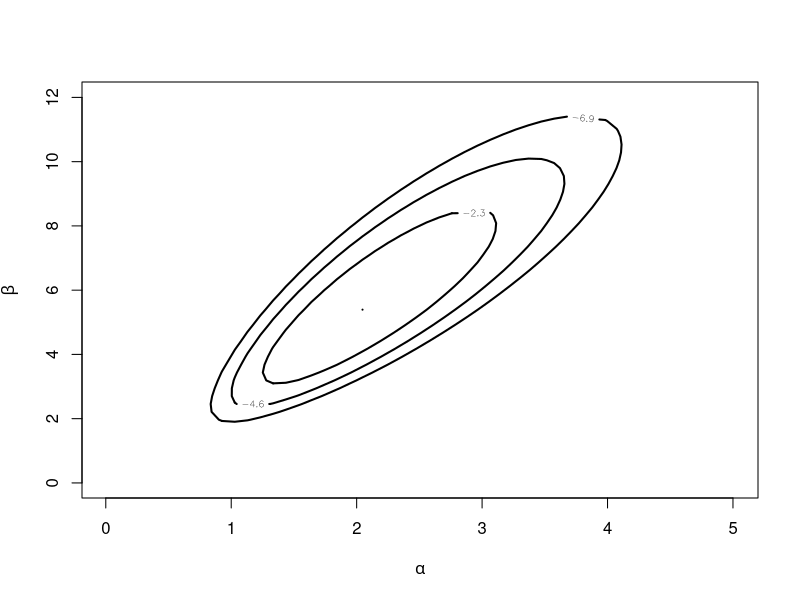
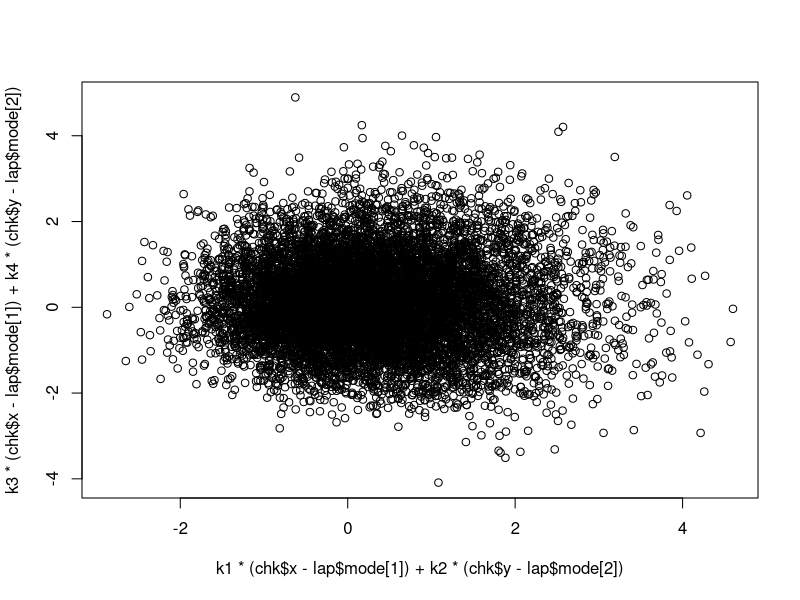
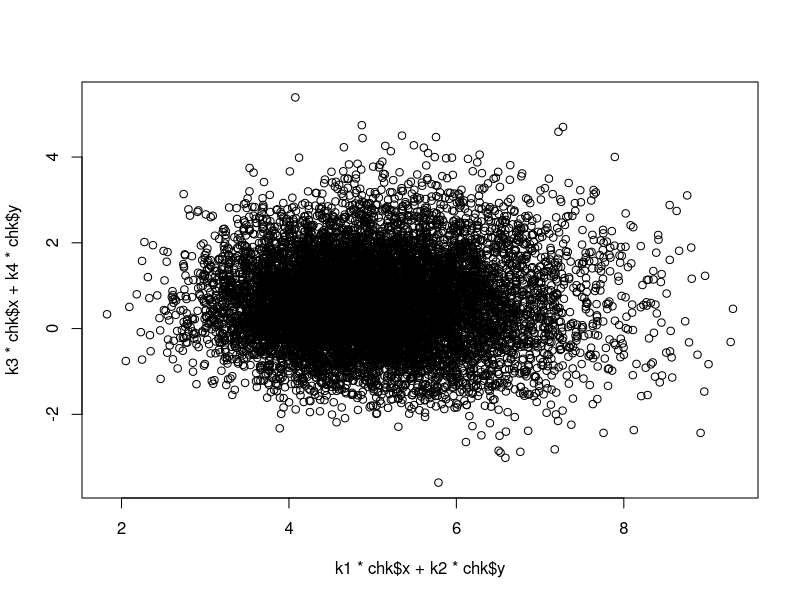
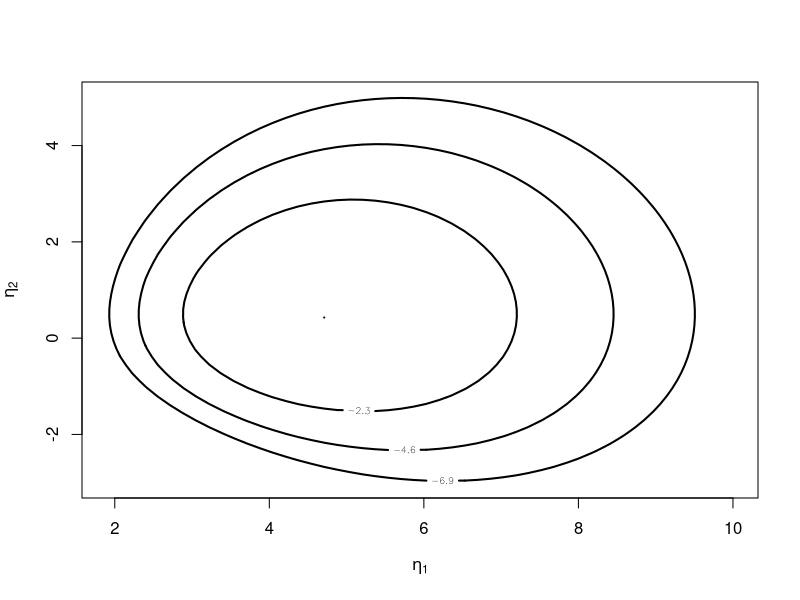
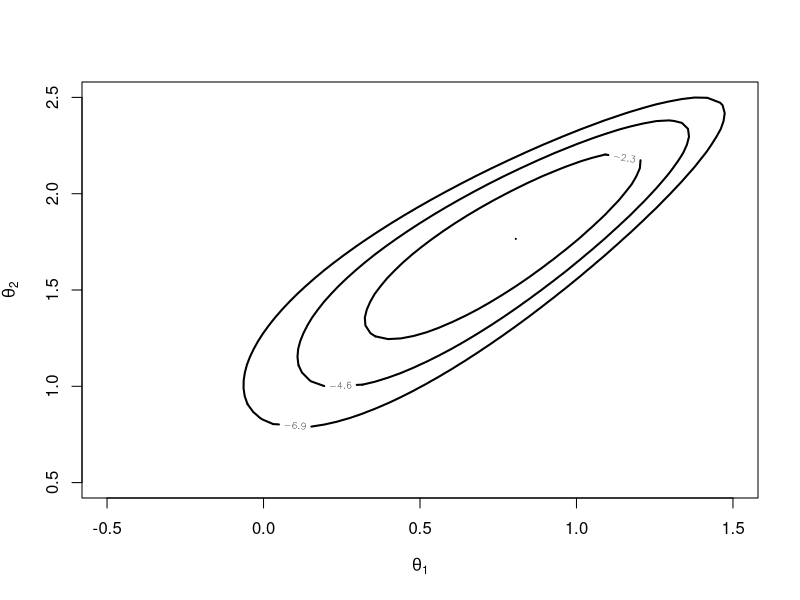

R code for these plots, in order:
library(coda)
library(LearnBayes)

y <- c(0.46162842,0.32546280,0.18797008,0.76845166,0.04301092,0.41355833,
       0.36185887,0.54708582,0.23919662,0.28029385,0.45574949,0.08003376,
       0.42898375,0.95687202,0.46743537,0.03854264,0.33286173,0.22253679,
       0.22063744,0.44068476,0.21077251,0.46399354,0.27928481,0.10385025,
       0.29417748,0.51466444,0.99218757,0.31253086,0.22571566,0.45682085)

lpost <- function(parm,data) {
  a <- parm[1]
  b <- parm[2] 
  z <- sum(dgamma(data,a,b,log=T)) + dgamma(a,2,1,log=T) + dgamma(b,5,1,log=T)
  return(z)
}

mycontour(lpost,c(0.01,5,0.01,12),y,xlab=expression(alpha),ylab=expression(beta))
chk <- simcontour(lpost,c(0.01,5,0.01,12),y,10000)
lap <- laplace(lpost,c(2,1),y)

k <- t(chol(lap$var))
kinv <- solve(k)
k1 <- kinv[1,1]
k2 <- kinv[1,2]
k3 <- kinv[2,1]
k4 <- kinv[2,2]
plot(k1*(chk$x - lap$mode[1]) + k2*(chk$y - lap$mode[2]),k3*(chk$x - lap$mode[1]) + k4*(chk$y - lap$mode[2]))
plot(k1*chk$x + k2*chk$y,k3*chk$x + k4*chk$y)

lpost2 <- function(parm,data) {
  eta1 <- parm[1]  
  eta2 <- parm[2]
#  a <- (k4*eta1 - k2*eta2)/(k1*k4 - k2*k3) + lap$mode[1]
#  b <- (k3*eta1 - k1*eta2)/(k2*k3 - k1*k4) + lap$mode[2]
   a <- (k4*eta1 - k2*eta2)/(k1*k4 - k2*k3)
   b <- (k3*eta1 - k1*eta2)/(k2*k3 - k1*k4)

  z <- sum(dgamma(data,a,b,log=T)) + dgamma(a,2,1,log=T) + dgamma(b,5,1,log=T)
  return(z)
}
#mycontour(lpost2,c(-3,5,-3.2,5),y,xlab=expression(eta[1]),ylab=expression(eta[2]))
mycontour(lpost2,c(1.9,10,-3,5),y,xlab=expression(eta[1]),ylab=expression(eta[2]))

points(log(chk$x),log(chk$y))
lpost3 <- function(parm,data) {
  theta1 <- parm[1]
  theta2 <- parm[2]
  a <- exp(theta1)
  b <- exp(theta2)

  z <- sum(dgamma(data,a,b,log=T)) + dgamma(a,2,1,log=T) + dgamma(b,5,1,log=T) + theta1 + theta2
  return(z)
}
mycontour(lpost3,c(-0.5,1.5,0.5,2.5),y,xlab=expression(theta[1]),ylab=expression(theta[2]))
